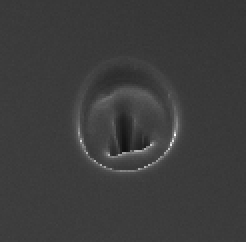
#> input picture data/4.png, 123 x 121 px (shown 2 times larger)
$ python -i xkunda00.py   (imports and definitions only)
#> lines starting #> are read from the running program, lines starting #| are printed output that depends on the picture; after the words box and inside, x2 and y2 are one past the last pixel; in counts of white or black regions, pixels touching at a corner belong together
#> further down, picture is the input picture: shape (121, 123); min 16, max 255, mean 60.5
import cv2 as cv
import numpy as np
import matplotlib.pyplot as plt
import pandas as pd
from scipy.signal import find_peaks, argrelextrema
import os
from xmudro04 import fitEllipse
from kernels import *
from helpers import load_image


# [17 lines left out: function merge, not called in this run]


def find_height(img):
    # Iterate over the columns
    max_count = 0
    max_col = 0
    max_start_pos = 0
    max_end_pos = img.shape[0]
    for j in range(img.shape[1]):
        col = img[:, j]
        start = False
        c = count = start_pos = 0
        end_pos = img.shape[0]
        for i in range(img.shape[0]):
            if col[i] == 0:
                if not start:
                    start = True
                    start_pos = i
                c += 1
            elif start:
                start = False
                end_pos = i
                if c > count:
                    count = c
                c = 0

        if count > max_count:
            max_count = count
            max_col = j
            max_start_pos = start_pos
            max_end_pos = end_pos

    return max_count, max_col, max_start_pos, max_end_pos


def determineHeight(img):
    #img = cv.GaussianBlur(img, (5, 5), 0)

    # Get histogram
    r = img.ravel()
#> r = 14883 values, max 255 at index 8328, min 16 at index 9164, mean 60.53
    counts, bins = np.histogram(r, bins=256, range=(0, 255))
#> counts = 256 values, max 2151 at index 60, min 0 at index 0, mean 58.14; bins = 257 values from 0 to 255

    # Smooth the values
    counts = np.convolve(counts, [1, 1, 1, 1, 1, 1, 1], 'same')
#> counts = 256 values, max 10699 at index 59, min 0 at index 0, mean 406.9

    # [8 lines of commented-out code are left out]
    firstPeak = 0
    expectedPeakRising = (img.shape[0]*0.1) * (img.shape[1]*0.1) # 0.1 is empirical value that is scaled according to image size
#> expectedPeakRising = 148.8
    for i, item in enumerate(counts):
        if item > expectedPeakRising:
            firstPeak = i
            break
#> this loop made 48 passes
#> (item, firstPeak) on pass 48: (165, 47)
#> item on passes 1 to 6: 0, 0, 0, 0, 0, 0

    minMin = 9999999999
    minI = 0
    rising = 0
    # find first valley to the left of first peak
    for i in range(firstPeak, 0, -1):
        if minMin > counts[i]:
            minMin = counts[i]
            minI = i
            rising = 0
        else:
            rising+=1
            if rising > 5:
                break
#> this loop made 42 passes
#> minMin on passes 1, 2, 3, 4, 5, 6, 7, 9, 10, 11, 17, 18: 165, 147, 124, 107, 87, 64, 49, 48, 43, 42, 38, 33
#> after the loop, minI = 12; minMin = 0; rising = 6

    # hard minimum necessary for some ugly images
    minI = max(minI, 45)
#> minI = 45

    # plt.axvline(minI, color='g')
    _, out = cv.threshold(img, minI, 255, cv.THRESH_BINARY)
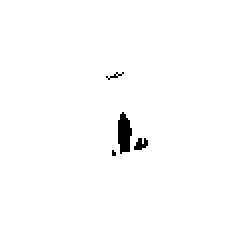
#> out: shape (121, 123) (shown 2 times larger); 99% white; 4 black regions (2 under 20 px), largest, box (x1, y1, x2, y2) and area: (59, 56, 66, 77) 108, (67, 69, 74, 75) 28
    # plt.show()
    # plt.figure()

    return find_height(out)
#> after the loop in find_height, `for j in range(img.shape[1]):`: max_col = 60; max_count = 20; max_end_pos = 77; max_start_pos = 57


# [32 lines left out: functions drawLine, otsu, not called in this run]


# [16 lines not run here, left out]
        #kernel = half_empty
        #print(fitEllipseAndPlot(img, kernel, plot=True))

>>> import cv2
>>> picture = cv2.imread('data/4.png', cv2.IMREAD_GRAYSCALE)
>>> result = determineHeight(picture)
#> result = (20, 60, 57, 77)

$ run again, on data/0.png
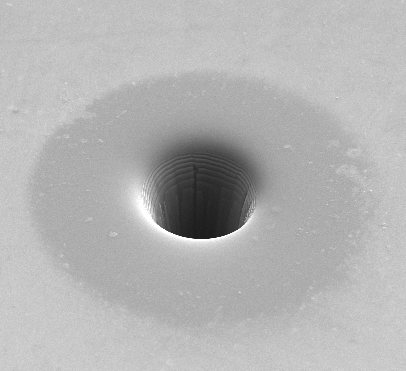
#> input picture data/0.png, 406 x 371 px
#> picture is the input picture: shape (371, 406); min 27, max 255, mean 179.5
#> in determineHeight, `counts, bins = np.histogram(r, bins=256, range=(0, 255))`: counts = 256 values, max 6502 at index 194, min 0 at index 0, mean 588.4; bins = 257 values from 0 to 255
#> in determineHeight, `counts = np.convolve(counts, [1, 1, 1, 1, 1, 1, 1], 'same')`: counts = 256 values, max 42079 at index 194, min 0 at index 0, mean 4115.3
#> the loop in determineHeight, `for i, item in enumerate(counts):` made 161 passes
#> firstPeak on pass 161: 160
#> the loop in determineHeight, `for i in range(firstPeak, 0, -1):` made 47 passes
#> minMin on passes 1 to 8: 1712, 1485, 1336, 1188, 1090, 975, 921, 864
#> after the loop in determineHeight, `for i in range(firstPeak, 0, -1):`: minI = 120; minMin = 382; rising = 6
#> in determineHeight, `_, out = cv.threshold(img, minI, 255, cv.THRESH_BINARY)`:
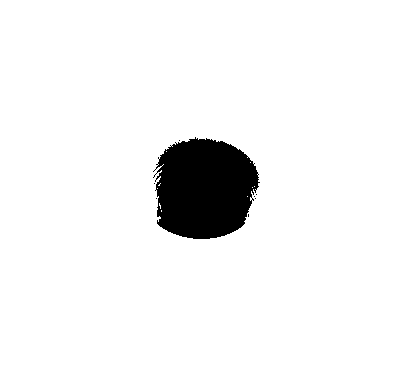
#> out: shape (371, 406); 94.4% white; 8 black regions (7 under 20 px), largest, box (x1, y1, x2, y2) and area: (153, 137, 260, 239) 8394
#> after the loop in find_height, `for j in range(img.shape[1]):`: max_col = 195; max_count = 102; max_end_pos = 239; max_start_pos = 137
#> result = (102, 195, 137, 239)

$ run again, on data/1.png
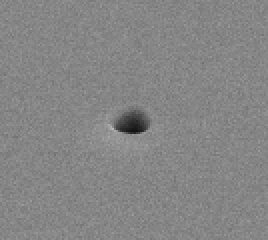
#> input picture data/1.png, 134 x 120 px (shown 2 times larger)
#> picture is the input picture: shape (120, 134); min 17, max 185, mean 133.2
#> r = 16080 values, max 185 at index 8632, min 17 at index 8776, mean 133.2
#> in determineHeight, `counts, bins = np.histogram(r, bins=256, range=(0, 255))`: counts = 256 values, max 1057 at index 135, min 0 at index 0, mean 62.81; bins = 257 values from 0 to 255
#> in determineHeight, `counts = np.convolve(counts, [1, 1, 1, 1, 1, 1, 1], 'same')`: counts = 256 values, max 7042 at index 134, min 0 at index 0, mean 439.7
#> the loop in determineHeight, `for i, item in enumerate(counts):` made 119 passes
#> firstPeak on pass 119: 118
#> the loop in determineHeight, `for i in range(firstPeak, 0, -1):` made 17 passes
#> minMin on passes 1 to 8: 270, 155, 97, 65, 44, 28, 17, 12
#> after the loop in determineHeight, `for i in range(firstPeak, 0, -1):`: minI = 108; minMin = 11; rising = 6
#> in determineHeight, `_, out = cv.threshold(img, minI, 255, cv.THRESH_BINARY)`:
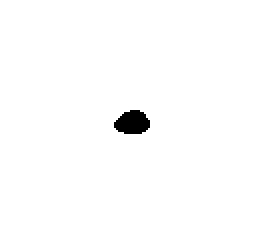
#> out: shape (120, 134) (shown 2 times larger); 99% white; 1 black region, box (x1, y1, x2, y2) and area: (57, 55, 75, 67) 165
#> after the loop in find_height, `for j in range(img.shape[1]):`: max_col = 65; max_count = 12; max_end_pos = 67; max_start_pos = 55
#> result = (12, 65, 55, 67)

$ run again, on data/2.png
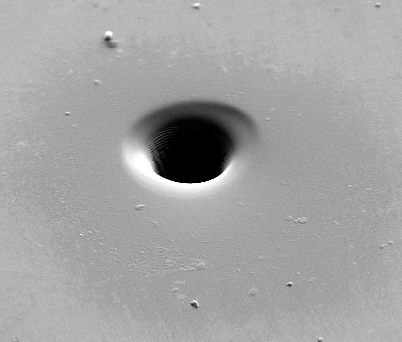
#> input picture data/2.png, 402 x 342 px
#> picture is the input picture: shape (342, 402); min 0, max 255, mean 163.5
#> in determineHeight, `counts, bins = np.histogram(r, bins=256, range=(0, 255))`: counts = 256 values, max 5586 at index 163, min 11 at index 254, mean 537; bins = 257 values from 0 to 255
#> in determineHeight, `counts = np.convolve(counts, [1, 1, 1, 1, 1, 1, 1], 'same')`: counts = 256 values, max 36448 at index 163, min 108 at index 251, mean 3721.5
#> the loop in determineHeight, `for i, item in enumerate(counts):` made 1 pass
#> (item, firstPeak) on pass 1: (2963, 0)
#> after the loop in determineHeight, `for i in range(firstPeak, 0, -1):`: minI = 0; minMin = 9999999999; rising = 0
#> in determineHeight, `minI = max(minI, 45)`: minI = 45
#> in determineHeight, `_, out = cv.threshold(img, minI, 255, cv.THRESH_BINARY)`:
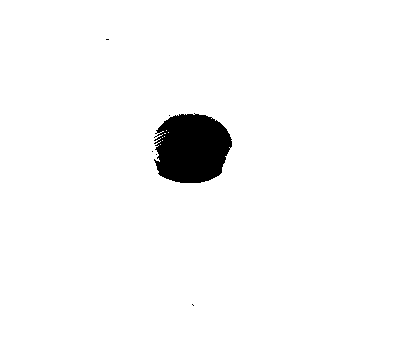
#> out: shape (342, 402); 96.9% white; 6 black regions (5 under 20 px), largest, box (x1, y1, x2, y2) and area: (154, 113, 232, 183) 4291
#> after the loop in find_height, `for j in range(img.shape[1]):`: max_col = 181; max_count = 69; max_end_pos = 183; max_start_pos = 114
#> result = (69, 181, 114, 183)
